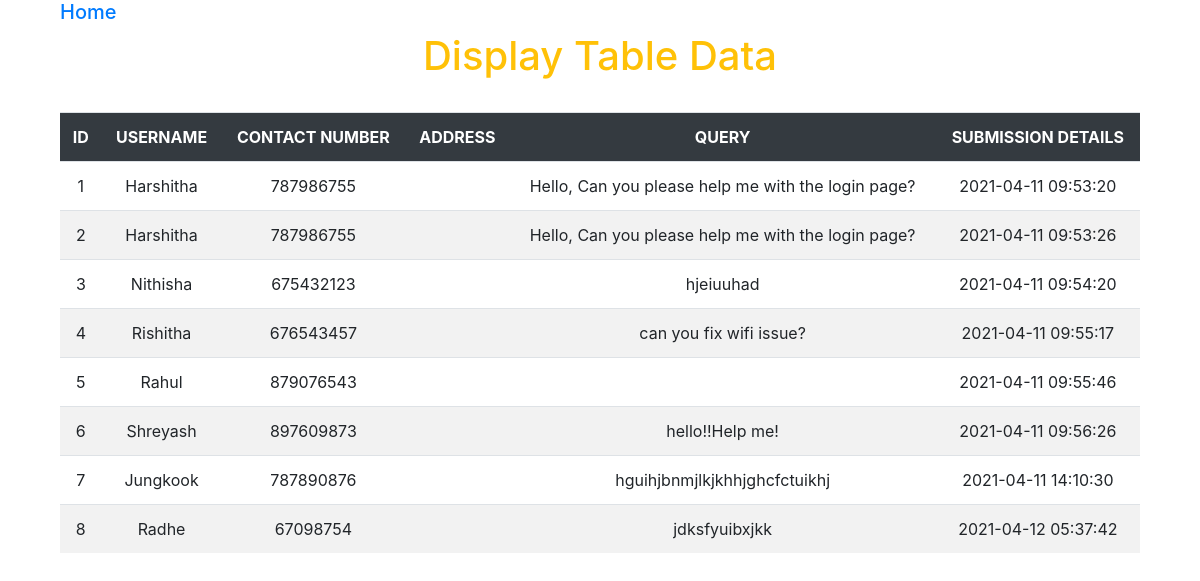
Screenshot of /display.php with the database file from the repository.
### tables this page shows
CREATE TABLE `st01` (
  `id` int(10) NOT NULL,
  `uname` text NOT NULL,
  `num` int(10) NOT NULL,
  `addr` varchar(255) NOT NULL,
  `quer` varchar(255) NOT NULL,
  `submission` timestamp NOT NULL DEFAULT current_timestamp() ON UPDATE current_timestamp()
);

### display.php (the view, shortened to what this page needs)
<!DOCTYPE html>
<html>
<head>
 <link rel="stylesheet" href="https://maxcdn.bootstrapcdn.com/bootstrap/4.0.0/css/bootstrap.min.css">
<link rel="stylesheet" type="text/css" href="http://ajax.aspnetcdn.com/ajax/jquery.dataTables/1.9.4/css/jquery.dataTables.css">
</head>
<body>
	<div class="container">
		<div class="col-lg-12">
				<h5><a href="main.php">Home</a></h5>
				<h1 class="text-warning text-center">Display Table Data</h1>
				<br/>
				<table class="table table-striped table-hover table-border">
					<tr class="bg-dark text-white text-center">
						<th> ID </th>
						<th> USERNAME </th>
						<th> CONTACT NUMBER </th>
						<th> ADDRESS </th>
						<th> QUERY </th>
						<th> SUBMISSION DETAILS </th>
					</tr>
					<?php
					include 'conn.php';
					$q = "SELECT * FROM st01";
					$query = mysqli_query($con,$q);
					while($res = mysqli_fetch_array($query)){
				 ?>
					<tr class="text-center">
						<td> <?php echo $res['id']; ?></td>
						<td> <?php echo $res['uname']; ?> </td>
						<td> <?php echo $res['num']; ?> </td>
						<td> <?php echo $res['add']; ?></td>
						<td> <?php echo $res['quer']; ?></td>
						<td> <?php echo $res['submission']; ?></td>
					</tr>
					<?php
				}?>
				</table>
		</div>
	</div>
</body>
</html>

### rows the page displays
st01: id "1", uname "Harshitha", num "787986755", quer "Hello, Can you please help me with the login page?", submission "2021-04-11 09:53:20"
st01: id "2", uname "Harshitha", num "787986755", quer "Hello, Can you please help me with the login page?", submission "2021-04-11 09:53:26"
st01: id "3", uname "Nithisha", num "675432123", quer "hjeiuuhad", submission "2021-04-11 09:54:20"
st01: id "4", uname "Rishitha", num "676543457", quer "can you fix wifi issue?", submission "2021-04-11 09:55:17"
st01: id "5", uname "Rahul", num "879076543", submission "2021-04-11 09:55:46"
st01: id "6", uname "Shreyash", num "897609873", quer "hello!!Help me!", submission "2021-04-11 09:56:26"
st01: id "7", uname "Jungkook", num "787890876", quer "hguihjbnmjlkjkhhjghcfctuikhj", submission "2021-04-11 14:10:30"
st01: id "8", uname "Radhe", num "67098754", quer "jdksfyuibxjkk", submission "2021-04-12 05:37:42"
